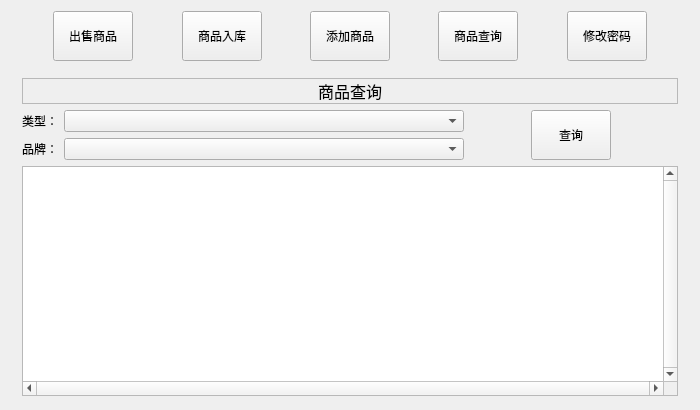
<?xml version="1.0" encoding="UTF-8"?>
<ui version="4.0">
 <class>Widget</class>
 <widget class="QWidget" name="Widget">
  <property name="geometry">
   <rect>
    <x>0</x>
    <y>0</y>
    <width>700</width>
    <height>410</height>
   </rect>
  </property>
  <property name="minimumSize">
   <size>
    <width>700</width>
    <height>410</height>
   </size>
  </property>
  <property name="maximumSize">
   <size>
    <width>700</width>
    <height>410</height>
   </size>
  </property>
  <property name="windowTitle">
   <string>数据管理系统</string>
  </property>
  <layout class="QGridLayout" name="gridLayout">
   <item row="0" column="0">
    <layout class="QHBoxLayout" name="horizontalLayout">
     <item>
      <spacer name="horizontalSpacer_5">
       <property name="orientation">
        <enum>Qt::Horizontal</enum>
       </property>
       <property name="sizeHint" stdset="0">
        <size>
         <width>40</width>
         <height>20</height>
        </size>
       </property>
      </spacer>
     </item>
     <item>
      <widget class="QPushButton" name="sellBtn">
       <property name="minimumSize">
        <size>
         <width>50</width>
         <height>50</height>
        </size>
       </property>
       <property name="text">
        <string>出售商品</string>
       </property>
      </widget>
     </item>
     <item>
      <spacer name="horizontalSpacer">
       <property name="orientation">
        <enum>Qt::Horizontal</enum>
       </property>
       <property name="sizeHint" stdset="0">
        <size>
         <width>40</width>
         <height>20</height>
        </size>
       </property>
      </spacer>
     </item>
     <item>
      <widget class="QPushButton" name="buyBtn">
       <property name="minimumSize">
        <size>
         <width>50</width>
         <height>50</height>
        </size>
       </property>
       <property name="text">
        <string>商品入库</string>
       </property>
      </widget>
     </item>
     <item>
      <spacer name="horizontalSpacer_2">
       <property name="orientation">
        <enum>Qt::Horizontal</enum>
       </property>
       <property name="sizeHint" stdset="0">
        <size>
         <width>40</width>
         <height>20</height>
        </size>
       </property>
      </spacer>
     </item>
     <item>
      <widget class="QPushButton" name="addBtn">
       <property name="minimumSize">
        <size>
         <width>50</width>
         <height>50</height>
        </size>
       </property>
       <property name="text">
        <string>添加商品</string>
       </property>
      </widget>
     </item>
     <item>
      <spacer name="horizontalSpacer_3">
       <property name="orientation">
        <enum>Qt::Horizontal</enum>
       </property>
       <property name="sizeHint" stdset="0">
        <size>
         <width>40</width>
         <height>20</height>
        </size>
       </property>
      </spacer>
     </item>
     <item>
      <widget class="QPushButton" name="queryBtn">
       <property name="minimumSize">
        <size>
         <width>50</width>
         <height>50</height>
        </size>
       </property>
       <property name="text">
        <string>商品查询</string>
       </property>
      </widget>
     </item>
     <item>
      <spacer name="horizontalSpacer_4">
       <property name="orientation">
        <enum>Qt::Horizontal</enum>
       </property>
       <property name="sizeHint" stdset="0">
        <size>
         <width>40</width>
         <height>20</height>
        </size>
       </property>
      </spacer>
     </item>
     <item>
      <widget class="QPushButton" name="passwordBtn">
       <property name="minimumSize">
        <size>
         <width>50</width>
         <height>50</height>
        </size>
       </property>
       <property name="text">
        <string>修改密码</string>
       </property>
      </widget>
     </item>
     <item>
      <spacer name="horizontalSpacer_6">
       <property name="orientation">
        <enum>Qt::Horizontal</enum>
       </property>
       <property name="sizeHint" stdset="0">
        <size>
         <width>40</width>
         <height>20</height>
        </size>
       </property>
      </spacer>
     </item>
    </layout>
   </item>
   <item row="1" column="0">
    <widget class="QStackedWidget" name="stackedWidget">
     <property name="minimumSize">
      <size>
       <width>50</width>
       <height>50</height>
      </size>
     </property>
     <property name="currentIndex">
      <number>3</number>
     </property>
     <widget class="QWidget" name="sellPage">
      <layout class="QGridLayout" name="gridLayout_3">
       <item row="0" column="0">
        <layout class="QGridLayout" name="gridLayout_2">
         <item row="14" column="0" colspan="2">
          <widget class="QLabel" name="label_65">
           <property name="text">
            <string>金额：</string>
           </property>
           <property name="alignment">
            <set>Qt::AlignRight|Qt::AlignTrailing|Qt::AlignVCenter</set>
           </property>
          </widget>
         </item>
         <item row="8" column="4" colspan="2">
          <widget class="QLabel" name="label_67">
           <property name="text">
            <string>元</string>
           </property>
          </widget>
         </item>
         <item row="11" column="0" colspan="2">
          <widget class="QLabel" name="label_70">
           <property name="text">
            <string>数量：</string>
           </property>
           <property name="alignment">
            <set>Qt::AlignRight|Qt::AlignTrailing|Qt::AlignVCenter</set>
           </property>
          </widget>
         </item>
         <item row="17" column="3">
          <widget class="QPushButton" name="sellCancelBtn">
           <property name="minimumSize">
            <size>
             <width>150</width>
             <height>0</height>
            </size>
           </property>
           <property name="maximumSize">
            <size>
             <width>150</width>
             <height>16777215</height>
            </size>
           </property>
           <property name="text">
            <string>取消</string>
           </property>
          </widget>
         </item>
         <item row="16" column="2">
          <spacer name="verticalSpacer_6">
           <property name="orientation">
            <enum>Qt::Vertical</enum>
           </property>
           <property name="sizeHint" stdset="0">
            <size>
             <width>5</width>
             <height>5</height>
            </size>
           </property>
          </spacer>
         </item>
         <item row="7" column="2">
          <spacer name="verticalSpacer_3">
           <property name="orientation">
            <enum>Qt::Vertical</enum>
           </property>
           <property name="sizeHint" stdset="0">
            <size>
             <width>5</width>
             <height>5</height>
            </size>
           </property>
          </spacer>
         </item>
         <item row="13" column="2">
          <spacer name="verticalSpacer_5">
           <property name="orientation">
            <enum>Qt::Vertical</enum>
           </property>
           <property name="sizeHint" stdset="0">
            <size>
             <width>5</width>
             <height>5</height>
            </size>
           </property>
          </spacer>
         </item>
         <item row="8" column="2" colspan="2">
          <widget class="QLineEdit" name="sellPriceLineEdit">
           <property name="text">
            <string/>
           </property>
          </widget>
         </item>
         <item row="11" column="2" colspan="2">
          <widget class="QSpinBox" name="sellNumSpinBox"/>
         </item>
         <item row="14" column="4" colspan="2">
          <widget class="QLabel" name="label_69">
           <property name="text">
            <string>元</string>
           </property>
          </widget>
         </item>
         <item row="5" column="0" colspan="2">
          <widget class="QLabel" name="label_66">
           <property name="text">
            <string>品牌：</string>
           </property>
           <property name="alignment">
            <set>Qt::AlignRight|Qt::AlignTrailing|Qt::AlignVCenter</set>
           </property>
          </widget>
         </item>
         <item row="0" column="0" colspan="6">
          <widget class="QLabel" name="label">
           <property name="font">
            <font>
             <family>Adobe Arabic</family>
             <pointsize>12</pointsize>
            </font>
           </property>
           <property name="frameShape">
            <enum>QFrame::StyledPanel</enum>
           </property>
           <property name="text">
            <string>出售商品</string>
           </property>
           <property name="alignment">
            <set>Qt::AlignCenter</set>
           </property>
          </widget>
         </item>
         <item row="2" column="0" colspan="2">
          <widget class="QLabel" name="label_71">
           <property name="text">
            <string>类型：</string>
           </property>
           <property name="alignment">
            <set>Qt::AlignRight|Qt::AlignTrailing|Qt::AlignVCenter</set>
           </property>
          </widget>
         </item>
         <item row="17" column="2">
          <widget class="QPushButton" name="sellOkBtn">
           <property name="minimumSize">
            <size>
             <width>150</width>
             <height>0</height>
            </size>
           </property>
           <property name="maximumSize">
            <size>
             <width>150</width>
             <height>16777215</height>
            </size>
           </property>
           <property name="text">
            <string>确定</string>
           </property>
          </widget>
         </item>
         <item row="2" column="2" colspan="2">
          <widget class="QComboBox" name="sellTypeComboBox"/>
         </item>
         <item row="10" column="2">
          <spacer name="verticalSpacer_4">
           <property name="orientation">
            <enum>Qt::Vertical</enum>
           </property>
           <property name="sizeHint" stdset="0">
            <size>
             <width>5</width>
             <height>5</height>
            </size>
           </property>
          </spacer>
         </item>
         <item row="11" column="4" colspan="2">
          <widget class="QLabel" name="sellLastNumLabel">
           <property name="text">
            <string>剩余数量：000</string>
           </property>
          </widget>
         </item>
         <item row="4" column="2">
          <spacer name="verticalSpacer_2">
           <property name="orientation">
            <enum>Qt::Vertical</enum>
           </property>
           <property name="sizeHint" stdset="0">
            <size>
             <width>5</width>
             <height>5</height>
            </size>
           </property>
          </spacer>
         </item>
         <item row="1" column="2">
          <spacer name="verticalSpacer">
           <property name="orientation">
            <enum>Qt::Vertical</enum>
           </property>
           <property name="sizeHint" stdset="0">
            <size>
             <width>20</width>
             <height>60</height>
            </size>
           </property>
          </spacer>
         </item>
         <item row="8" column="0" colspan="2">
          <widget class="QLabel" name="label_68">
           <property name="text">
            <string>单价：</string>
           </property>
           <property name="alignment">
            <set>Qt::AlignRight|Qt::AlignTrailing|Qt::AlignVCenter</set>
           </property>
          </widget>
         </item>
         <item row="18" column="2">
          <spacer name="verticalSpacer_7">
           <property name="orientation">
            <enum>Qt::Vertical</enum>
           </property>
           <property name="sizeHint" stdset="0">
            <size>
             <width>20</width>
             <height>60</height>
            </size>
           </property>
          </spacer>
         </item>
         <item row="5" column="2" colspan="2">
          <widget class="QComboBox" name="sellBrandComboBox"/>
         </item>
         <item row="14" column="2" colspan="2">
          <widget class="QLineEdit" name="sellSumLineEdit">
           <property name="text">
            <string/>
           </property>
          </widget>
         </item>
         <item row="3" column="2">
          <spacer name="verticalSpacer_27">
           <property name="orientation">
            <enum>Qt::Vertical</enum>
           </property>
           <property name="sizeHint" stdset="0">
            <size>
             <width>20</width>
             <height>40</height>
            </size>
           </property>
          </spacer>
         </item>
         <item row="6" column="2">
          <spacer name="verticalSpacer_28">
           <property name="orientation">
            <enum>Qt::Vertical</enum>
           </property>
           <property name="sizeHint" stdset="0">
            <size>
             <width>20</width>
             <height>40</height>
            </size>
           </property>
          </spacer>
         </item>
         <item row="12" column="2">
          <spacer name="verticalSpacer_30">
           <property name="orientation">
            <enum>Qt::Vertical</enum>
           </property>
           <property name="sizeHint" stdset="0">
            <size>
             <width>20</width>
             <height>40</height>
            </size>
           </property>
          </spacer>
         </item>
         <item row="9" column="2">
          <spacer name="verticalSpacer_29">
           <property name="orientation">
            <enum>Qt::Vertical</enum>
           </property>
           <property name="sizeHint" stdset="0">
            <size>
             <width>20</width>
             <height>40</height>
            </size>
           </property>
          </spacer>
         </item>
         <item row="15" column="2">
          <spacer name="verticalSpacer_31">
           <property name="orientation">
            <enum>Qt::Vertical</enum>
           </property>
           <property name="sizeHint" stdset="0">
            <size>
             <width>20</width>
             <height>40</height>
            </size>
           </property>
          </spacer>
         </item>
        </layout>
       </item>
      </layout>
     </widget>
     <widget class="QWidget" name="page_2">
      <layout class="QGridLayout" name="gridLayout_5">
       <item row="0" column="0">
        <layout class="QGridLayout" name="gridLayout_4">
         <item row="7" column="1">
          <spacer name="verticalSpacer_12">
           <property name="orientation">
            <enum>Qt::Vertical</enum>
           </property>
           <property name="sizeHint" stdset="0">
            <size>
             <width>20</width>
             <height>40</height>
            </size>
           </property>
          </spacer>
         </item>
         <item row="10" column="3">
          <widget class="QLabel" name="label_16">
           <property name="text">
            <string>元</string>
           </property>
          </widget>
         </item>
         <item row="4" column="0">
          <widget class="QLabel" name="label_15">
           <property name="text">
            <string>品牌：</string>
           </property>
           <property name="alignment">
            <set>Qt::AlignRight|Qt::AlignTrailing|Qt::AlignVCenter</set>
           </property>
          </widget>
         </item>
         <item row="8" column="0">
          <widget class="QLabel" name="label_13">
           <property name="text">
            <string>数量：</string>
           </property>
           <property name="alignment">
            <set>Qt::AlignRight|Qt::AlignTrailing|Qt::AlignVCenter</set>
           </property>
          </widget>
         </item>
         <item row="13" column="1">
          <spacer name="verticalSpacer_8">
           <property name="orientation">
            <enum>Qt::Vertical</enum>
           </property>
           <property name="sizeHint" stdset="0">
            <size>
             <width>20</width>
             <height>60</height>
            </size>
           </property>
          </spacer>
         </item>
         <item row="10" column="0">
          <widget class="QLabel" name="label_18">
           <property name="text">
            <string>金额：</string>
           </property>
           <property name="alignment">
            <set>Qt::AlignRight|Qt::AlignTrailing|Qt::AlignVCenter</set>
           </property>
          </widget>
         </item>
         <item row="3" column="1">
          <spacer name="verticalSpacer_10">
           <property name="orientation">
            <enum>Qt::Vertical</enum>
           </property>
           <property name="sizeHint" stdset="0">
            <size>
             <width>20</width>
             <height>40</height>
            </size>
           </property>
          </spacer>
         </item>
         <item row="6" column="3">
          <widget class="QLabel" name="label_12">
           <property name="text">
            <string>元</string>
           </property>
          </widget>
         </item>
         <item row="12" column="2">
          <widget class="QPushButton" name="goodsCancelBtn">
           <property name="text">
            <string>取消</string>
           </property>
          </widget>
         </item>
         <item row="1" column="1">
          <spacer name="verticalSpacer_9">
           <property name="orientation">
            <enum>Qt::Vertical</enum>
           </property>
           <property name="sizeHint" stdset="0">
            <size>
             <width>20</width>
             <height>60</height>
            </size>
           </property>
          </spacer>
         </item>
         <item row="4" column="1" colspan="2">
          <widget class="QComboBox" name="goodsBrandComboBox"/>
         </item>
         <item row="6" column="1" colspan="2">
          <widget class="QLineEdit" name="goodsPriceLineEdit"/>
         </item>
         <item row="10" column="1" colspan="2">
          <widget class="QLineEdit" name="goodsSumLineEdit"/>
         </item>
         <item row="5" column="1">
          <spacer name="verticalSpacer_11">
           <property name="orientation">
            <enum>Qt::Vertical</enum>
           </property>
           <property name="sizeHint" stdset="0">
            <size>
             <width>20</width>
             <height>40</height>
            </size>
           </property>
          </spacer>
         </item>
         <item row="2" column="1" colspan="2">
          <widget class="QComboBox" name="goodsTypeComboBox"/>
         </item>
         <item row="9" column="1">
          <spacer name="verticalSpacer_13">
           <property name="orientation">
            <enum>Qt::Vertical</enum>
           </property>
           <property name="sizeHint" stdset="0">
            <size>
             <width>20</width>
             <height>40</height>
            </size>
           </property>
          </spacer>
         </item>
         <item row="12" column="1">
          <widget class="QPushButton" name="goodsOkBtn">
           <property name="text">
            <string>确定</string>
           </property>
          </widget>
         </item>
         <item row="8" column="1" colspan="2">
          <widget class="QSpinBox" name="goodsNumSpinBox"/>
         </item>
         <item row="0" column="0" colspan="4">
          <widget class="QLabel" name="label_11">
           <property name="font">
            <font>
             <family>Adobe Arabic</family>
             <pointsize>12</pointsize>
            </font>
           </property>
           <property name="frameShape">
            <enum>QFrame::StyledPanel</enum>
           </property>
           <property name="text">
            <string>商品入库</string>
           </property>
           <property name="alignment">
            <set>Qt::AlignCenter</set>
           </property>
          </widget>
         </item>
         <item row="2" column="0">
          <widget class="QLabel" name="label_17">
           <property name="text">
            <string>类型：</string>
           </property>
           <property name="alignment">
            <set>Qt::AlignRight|Qt::AlignTrailing|Qt::AlignVCenter</set>
           </property>
          </widget>
         </item>
         <item row="6" column="0">
          <widget class="QLabel" name="label_10">
           <property name="text">
            <string>单价：</string>
           </property>
           <property name="alignment">
            <set>Qt::AlignRight|Qt::AlignTrailing|Qt::AlignVCenter</set>
           </property>
          </widget>
         </item>
         <item row="11" column="1">
          <spacer name="verticalSpacer_14">
           <property name="orientation">
            <enum>Qt::Vertical</enum>
           </property>
           <property name="sizeHint" stdset="0">
            <size>
             <width>20</width>
             <height>40</height>
            </size>
           </property>
          </spacer>
         </item>
        </layout>
       </item>
      </layout>
     </widget>
     <widget class="QWidget" name="page">
      <layout class="QGridLayout" name="gridLayout_7">
       <item row="0" column="0">
        <layout class="QGridLayout" name="gridLayout_6">
         <item row="15" column="1">
          <spacer name="verticalSpacer_15">
           <property name="orientation">
            <enum>Qt::Vertical</enum>
           </property>
           <property name="sizeHint" stdset="0">
            <size>
             <width>20</width>
             <height>60</height>
            </size>
           </property>
          </spacer>
         </item>
         <item row="3" column="1">
          <spacer name="verticalSpacer_16">
           <property name="orientation">
            <enum>Qt::Vertical</enum>
           </property>
           <property name="sizeHint" stdset="0">
            <size>
             <width>20</width>
             <height>40</height>
            </size>
           </property>
          </spacer>
         </item>
         <item row="6" column="1">
          <spacer name="verticalSpacer_17">
           <property name="orientation">
            <enum>Qt::Vertical</enum>
           </property>
           <property name="sizeHint" stdset="0">
            <size>
             <width>20</width>
             <height>40</height>
            </size>
           </property>
          </spacer>
         </item>
         <item row="13" column="1">
          <spacer name="verticalSpacer_19">
           <property name="orientation">
            <enum>Qt::Vertical</enum>
           </property>
           <property name="sizeHint" stdset="0">
            <size>
             <width>20</width>
             <height>40</height>
            </size>
           </property>
          </spacer>
         </item>
         <item row="0" column="0" colspan="4">
          <widget class="QLabel" name="label_20">
           <property name="font">
            <font>
             <family>Adobe Arabic</family>
             <pointsize>12</pointsize>
            </font>
           </property>
           <property name="frameShape">
            <enum>QFrame::StyledPanel</enum>
           </property>
           <property name="text">
            <string>添加商品</string>
           </property>
           <property name="alignment">
            <set>Qt::AlignCenter</set>
           </property>
          </widget>
         </item>
         <item row="10" column="0">
          <widget class="QLabel" name="label_22">
           <property name="text">
            <string>数量：</string>
           </property>
           <property name="alignment">
            <set>Qt::AlignRight|Qt::AlignTrailing|Qt::AlignVCenter</set>
           </property>
          </widget>
         </item>
         <item row="8" column="0">
          <widget class="QLabel" name="label_19">
           <property name="text">
            <string>单价：</string>
           </property>
           <property name="alignment">
            <set>Qt::AlignRight|Qt::AlignTrailing|Qt::AlignVCenter</set>
           </property>
          </widget>
         </item>
         <item row="2" column="0">
          <widget class="QLabel" name="label_26">
           <property name="text">
            <string>类型：</string>
           </property>
           <property name="alignment">
            <set>Qt::AlignRight|Qt::AlignTrailing|Qt::AlignVCenter</set>
           </property>
          </widget>
         </item>
         <item row="12" column="0">
          <widget class="QLabel" name="label_27">
           <property name="text">
            <string>金额：</string>
           </property>
           <property name="alignment">
            <set>Qt::AlignRight|Qt::AlignTrailing|Qt::AlignVCenter</set>
           </property>
          </widget>
         </item>
         <item row="8" column="3">
          <widget class="QLabel" name="label_21">
           <property name="text">
            <string>元</string>
           </property>
          </widget>
         </item>
         <item row="5" column="1" colspan="2">
          <widget class="QLineEdit" name="newBrandLineEdit"/>
         </item>
         <item row="10" column="1" colspan="2">
          <widget class="QSpinBox" name="newNumSpinBox"/>
         </item>
         <item row="14" column="1">
          <widget class="QPushButton" name="newOkBtn">
           <property name="text">
            <string>确定</string>
           </property>
          </widget>
         </item>
         <item row="9" column="1">
          <spacer name="verticalSpacer_18">
           <property name="orientation">
            <enum>Qt::Vertical</enum>
           </property>
           <property name="sizeHint" stdset="0">
            <size>
             <width>20</width>
             <height>40</height>
            </size>
           </property>
          </spacer>
         </item>
         <item row="8" column="1" colspan="2">
          <widget class="QSpinBox" name="newPriceSpinBox">
           <property name="maximum">
            <number>999999999</number>
           </property>
          </widget>
         </item>
         <item row="5" column="0">
          <widget class="QLabel" name="label_24">
           <property name="text">
            <string>品牌：</string>
           </property>
           <property name="alignment">
            <set>Qt::AlignRight|Qt::AlignTrailing|Qt::AlignVCenter</set>
           </property>
          </widget>
         </item>
         <item row="12" column="3">
          <widget class="QLabel" name="label_25">
           <property name="text">
            <string>元</string>
           </property>
          </widget>
         </item>
         <item row="2" column="1" colspan="2">
          <widget class="QComboBox" name="newTypeComboBox"/>
         </item>
         <item row="14" column="2">
          <widget class="QPushButton" name="newCancelBtn">
           <property name="text">
            <string>取消</string>
           </property>
          </widget>
         </item>
         <item row="12" column="1" colspan="2">
          <widget class="QLineEdit" name="newSumLineEdit">
           <property name="text">
            <string/>
           </property>
          </widget>
         </item>
         <item row="11" column="1">
          <spacer name="verticalSpacer_20">
           <property name="orientation">
            <enum>Qt::Vertical</enum>
           </property>
           <property name="sizeHint" stdset="0">
            <size>
             <width>20</width>
             <height>40</height>
            </size>
           </property>
          </spacer>
         </item>
         <item row="1" column="1">
          <spacer name="verticalSpacer_21">
           <property name="orientation">
            <enum>Qt::Vertical</enum>
           </property>
           <property name="sizeHint" stdset="0">
            <size>
             <width>20</width>
             <height>60</height>
            </size>
           </property>
          </spacer>
         </item>
        </layout>
       </item>
      </layout>
     </widget>
     <widget class="QWidget" name="page_3">
      <layout class="QGridLayout" name="gridLayout_9">
       <item row="0" column="0">
        <layout class="QGridLayout" name="gridLayout_8">
         <item row="2" column="3">
          <spacer name="horizontalSpacer_8">
           <property name="orientation">
            <enum>Qt::Horizontal</enum>
           </property>
           <property name="sizeHint" stdset="0">
            <size>
             <width>40</width>
             <height>20</height>
            </size>
           </property>
          </spacer>
         </item>
         <item row="3" column="1" colspan="2">
          <widget class="QComboBox" name="queryBrandComboBox">
           <property name="minimumSize">
            <size>
             <width>400</width>
             <height>0</height>
            </size>
           </property>
          </widget>
         </item>
         <item row="3" column="0">
          <widget class="QLabel" name="label_33">
           <property name="text">
            <string>品牌：</string>
           </property>
           <property name="alignment">
            <set>Qt::AlignRight|Qt::AlignTrailing|Qt::AlignVCenter</set>
           </property>
          </widget>
         </item>
         <item row="2" column="6">
          <spacer name="horizontalSpacer_9">
           <property name="orientation">
            <enum>Qt::Horizontal</enum>
           </property>
           <property name="sizeHint" stdset="0">
            <size>
             <width>40</width>
             <height>20</height>
            </size>
           </property>
          </spacer>
         </item>
         <item row="1" column="0">
          <spacer name="verticalSpacer_22">
           <property name="orientation">
            <enum>Qt::Vertical</enum>
           </property>
           <property name="sizeHint" stdset="0">
            <size>
             <width>20</width>
             <height>10</height>
            </size>
           </property>
          </spacer>
         </item>
         <item row="3" column="3">
          <spacer name="horizontalSpacer_7">
           <property name="orientation">
            <enum>Qt::Horizontal</enum>
           </property>
           <property name="sizeHint" stdset="0">
            <size>
             <width>40</width>
             <height>20</height>
            </size>
           </property>
          </spacer>
         </item>
         <item row="2" column="1" colspan="2">
          <widget class="QComboBox" name="queryTypeComboBox">
           <property name="minimumSize">
            <size>
             <width>400</width>
             <height>0</height>
            </size>
           </property>
          </widget>
         </item>
         <item row="0" column="0" colspan="7">
          <widget class="QLabel" name="label_29">
           <property name="font">
            <font>
             <family>Adobe Arabic</family>
             <pointsize>12</pointsize>
            </font>
           </property>
           <property name="frameShape">
            <enum>QFrame::StyledPanel</enum>
           </property>
           <property name="text">
            <string>商品查询</string>
           </property>
           <property name="alignment">
            <set>Qt::AlignCenter</set>
           </property>
          </widget>
         </item>
         <item row="2" column="4" rowspan="2">
          <widget class="QPushButton" name="queryPushButton">
           <property name="minimumSize">
            <size>
             <width>50</width>
             <height>50</height>
            </size>
           </property>
           <property name="text">
            <string>查询</string>
           </property>
          </widget>
         </item>
         <item row="2" column="0">
          <widget class="QLabel" name="label_35">
           <property name="text">
            <string>类型：</string>
           </property>
           <property name="alignment">
            <set>Qt::AlignRight|Qt::AlignTrailing|Qt::AlignVCenter</set>
           </property>
          </widget>
         </item>
         <item row="4" column="0" colspan="7">
          <widget class="QTableView" name="tableView">
           <property name="minimumSize">
            <size>
             <width>0</width>
             <height>230</height>
            </size>
           </property>
           <property name="verticalScrollBarPolicy">
            <enum>Qt::ScrollBarAlwaysOn</enum>
           </property>
           <property name="horizontalScrollBarPolicy">
            <enum>Qt::ScrollBarAlwaysOn</enum>
           </property>
           <property name="sizeAdjustPolicy">
            <enum>QAbstractScrollArea::AdjustToContents</enum>
           </property>
           <property name="autoScroll">
            <bool>true</bool>
           </property>
           <property name="verticalScrollMode">
            <enum>QAbstractItemView::ScrollPerPixel</enum>
           </property>
           <property name="horizontalScrollMode">
            <enum>QAbstractItemView::ScrollPerItem</enum>
           </property>
          </widget>
         </item>
        </layout>
       </item>
      </layout>
     </widget>
     <widget class="QWidget" name="page_4">
      <layout class="QGridLayout" name="gridLayout_11">
       <item row="0" column="0">
        <layout class="QGridLayout" name="gridLayout_10">
         <item row="3" column="1">
          <widget class="QLabel" name="label_62">
           <property name="text">
            <string>原密码：</string>
           </property>
          </widget>
         </item>
         <item row="3" column="4">
          <spacer name="horizontalSpacer_11">
           <property name="orientation">
            <enum>Qt::Horizontal</enum>
           </property>
           <property name="sizeHint" stdset="0">
            <size>
             <width>40</width>
             <height>20</height>
            </size>
           </property>
          </spacer>
         </item>
         <item row="3" column="3">
          <widget class="QLineEdit" name="oldPwdLineEdit">
           <property name="text">
            <string/>
           </property>
          </widget>
         </item>
         <item row="5" column="1">
          <widget class="QLabel" name="label_61">
           <property name="text">
            <string>新密码：</string>
           </property>
          </widget>
         </item>
         <item row="5" column="3">
          <widget class="QLineEdit" name="newPwdLineEdit">
           <property name="text">
            <string/>
           </property>
          </widget>
         </item>
         <item row="3" column="0">
          <spacer name="horizontalSpacer_10">
           <property name="orientation">
            <enum>Qt::Horizontal</enum>
           </property>
           <property name="sizeHint" stdset="0">
            <size>
             <width>40</width>
             <height>20</height>
            </size>
           </property>
          </spacer>
         </item>
         <item row="7" column="1" colspan="3">
          <widget class="QPushButton" name="changePwdBtn">
           <property name="text">
            <string>确定</string>
           </property>
          </widget>
         </item>
         <item row="4" column="3">
          <spacer name="verticalSpacer_25">
           <property name="orientation">
            <enum>Qt::Vertical</enum>
           </property>
           <property name="sizeHint" stdset="0">
            <size>
             <width>20</width>
             <height>40</height>
            </size>
           </property>
          </spacer>
         </item>
         <item row="2" column="3">
          <spacer name="verticalSpacer_24">
           <property name="orientation">
            <enum>Qt::Vertical</enum>
           </property>
           <property name="sizeHint" stdset="0">
            <size>
             <width>20</width>
             <height>120</height>
            </size>
           </property>
          </spacer>
         </item>
         <item row="6" column="3">
          <spacer name="verticalSpacer_26">
           <property name="orientation">
            <enum>Qt::Vertical</enum>
           </property>
           <property name="sizeHint" stdset="0">
            <size>
             <width>20</width>
             <height>40</height>
            </size>
           </property>
          </spacer>
         </item>
         <item row="8" column="3">
          <spacer name="verticalSpacer_23">
           <property name="orientation">
            <enum>Qt::Vertical</enum>
           </property>
           <property name="sizeHint" stdset="0">
            <size>
             <width>20</width>
             <height>120</height>
            </size>
           </property>
          </spacer>
         </item>
         <item row="1" column="0" colspan="5">
          <widget class="QLabel" name="label_63">
           <property name="font">
            <font>
             <family>Adobe Arabic</family>
             <pointsize>12</pointsize>
            </font>
           </property>
           <property name="frameShape">
            <enum>QFrame::StyledPanel</enum>
           </property>
           <property name="text">
            <string>修改密码</string>
           </property>
           <property name="alignment">
            <set>Qt::AlignCenter</set>
           </property>
          </widget>
         </item>
        </layout>
       </item>
      </layout>
     </widget>
    </widget>
   </item>
  </layout>
 </widget>
 <layoutdefault spacing="6" margin="11"/>
 <resources/>
 <connections/>
</ui>
